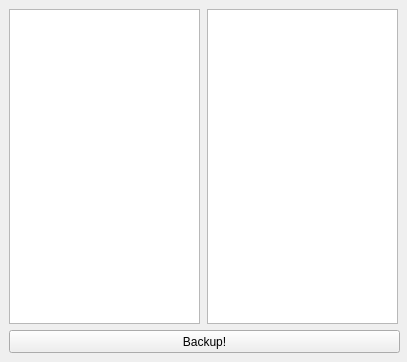
<?xml version="1.0" encoding="UTF-8"?>
<ui version="4.0">
 <class>Widget</class>
 <widget class="QWidget" name="Widget">
  <property name="geometry">
   <rect>
    <x>0</x>
    <y>0</y>
    <width>407</width>
    <height>362</height>
   </rect>
  </property>
  <property name="windowTitle">
   <string>Widget</string>
  </property>
  <widget class="QListView" name="lvSourse">
   <property name="geometry">
    <rect>
     <x>9</x>
     <y>9</y>
     <width>191</width>
     <height>315</height>
    </rect>
   </property>
  </widget>
  <widget class="QPushButton" name="pushButton">
   <property name="geometry">
    <rect>
     <x>9</x>
     <y>330</y>
     <width>391</width>
     <height>23</height>
    </rect>
   </property>
   <property name="text">
    <string>Backup!</string>
   </property>
  </widget>
  <widget class="QListView" name="lvBackup">
   <property name="geometry">
    <rect>
     <x>207</x>
     <y>9</y>
     <width>191</width>
     <height>315</height>
    </rect>
   </property>
  </widget>
 </widget>
 <layoutdefault spacing="6" margin="11"/>
 <resources/>
 <connections/>
</ui>
